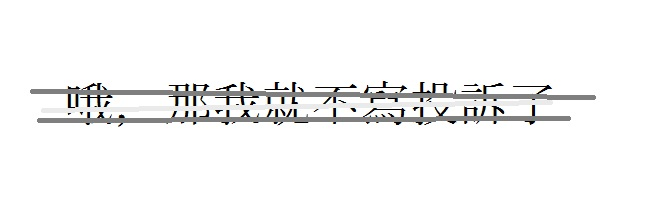
#> input picture images/lab4.png, 646 x 220 px
$ python lab4_Staroverov.py
#> lines starting #> are read from the running program, lines starting #| are printed output that depends on the picture; after the words box and inside, x2 and y2 are one past the last pixel; in counts of white or black regions, pixels touching at a corner belong together
# -*- coding: utf-8 -*-
"""
Created on Sun Sep 22 16:54:42 2024

@author: iliys
"""

import sys
import matplotlib.pyplot as plt
import cv2 as cv
import numpy as np

plt.rcParams["figure.figsize"] = [6, 4]

image1 = cv.imread('../images/lab4.png')
#> image1 is the input picture: shape (220, 646, 3); mean B, G, R 245.2, 245.3, 245.3
rgb_image1 = cv.cvtColor(image1, cv.COLOR_BGR2RGB)
hsv_image1 = cv.cvtColor(image1, cv.COLOR_BGR2HSV)
#> hsv_image1: shape (220, 646, 3); mean H, S, V 10.5, 4.6, 245.9
gray_image1 = cv.cvtColor(image1, cv.COLOR_BGR2GRAY)

range = [0, 256]

gs = plt.GridSpec(1, 2)
plt.figure(figsize=(10, 8))
plt.subplot(gs[0])
plt.imshow(gray_image1, cmap='gray')
plt.xticks([]), plt.yticks([])
plt.subplot(gs[1])
plt.hist(gray_image1.reshape(-1), 256, range)
plt.show()
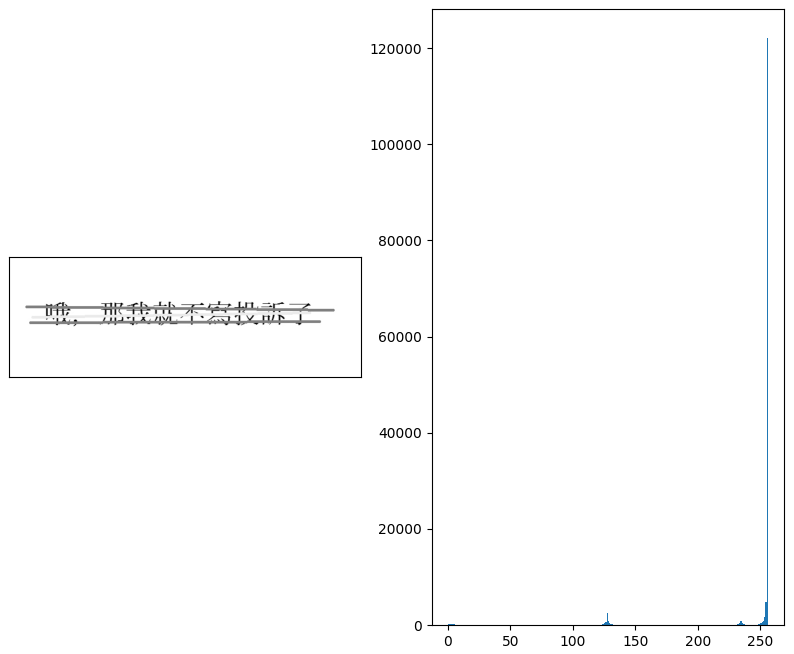
#> figure drawn by matplotlib, 2 panels; panel 2: tallest bar 122042 high, from x = 255 to 256

# Определение порогов для полос
lower_dark = 122
upper_dark = 131
lower_bright = 230
upper_bright = 240

# Создание маски для темных полос
mask_dark = cv.inRange(gray_image1, lower_dark, upper_dark)
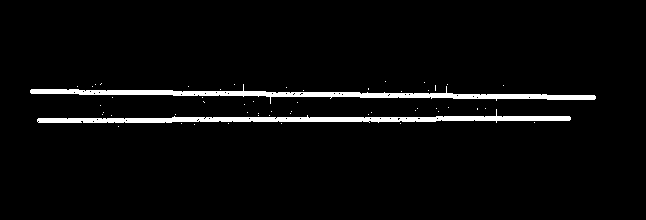
#> mask_dark: shape (220, 646); 3.9% white; 53 white regions (51 under 20 px), largest, box (x1, y1, x2, y2) and area: (30, 84, 596, 104) 2809, (37, 109, 571, 123) 2624
# Создание маски для светлых полос
mask_bright = cv.inRange(gray_image1, lower_bright, upper_bright)
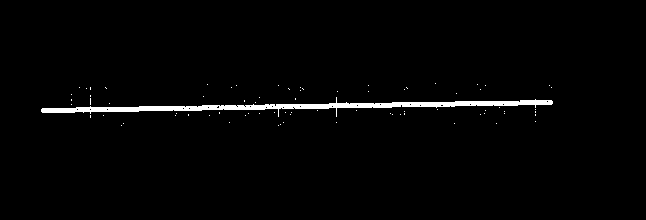
#> mask_bright: shape (220, 646); 1.9% white; 77 white regions (76 under 20 px), largest, box (x1, y1, x2, y2) and area: (41, 97, 553, 117) 2538

# Объединение масок
mask = cv.bitwise_or(mask_dark, mask_bright)
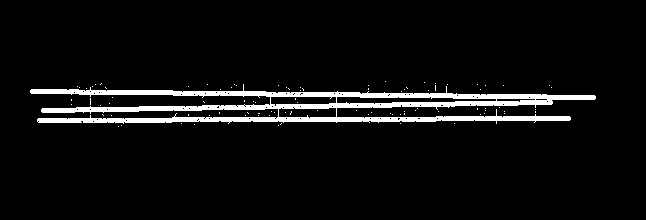
#> mask: shape (220, 646); 5.7% white; 93 white regions (92 under 20 px), largest, box (x1, y1, x2, y2) and area: (30, 84, 596, 124) 8004

# Морфологические операции для расширения маски
kernel = np.ones((2, 2), np.uint8)
mask_dilated = cv.dilate(mask, kernel, iterations=1)
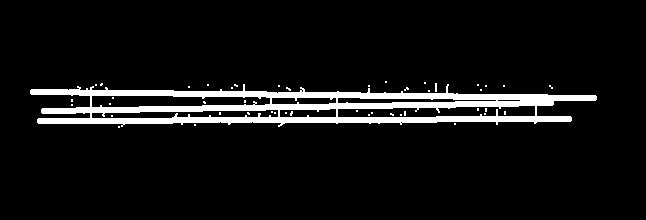
#> mask_dilated: shape (220, 646); 7.3% white; 46 white regions (45 under 20 px), largest, box (x1, y1, x2, y2) and area: (30, 84, 597, 127) 10087

# Инвертирование маски для использования в inpainting
mask_inv = cv.bitwise_not(mask_dilated)

# Восстановление изображения с использованием inpaint
restored_image = cv.inpaint(gray_image1, mask_dilated, inpaintRadius=2, flags=cv.INPAINT_TELEA)
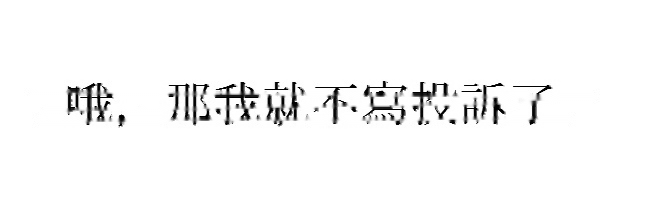
#> restored_image: shape (220, 646); min 0, max 255, mean 247.7

plt.figure(figsize=(15, 8))
gs = plt.GridSpec(1, 3)

titles = ['Исходное изображение', 'Маска полос', 'Восстановленное изображение']
images = [gray_image1, mask_dilated, restored_image]

for i in np.arange(len(images)):
    plt.subplot(gs[i])
    plt.xticks([]), plt.yticks([])
    plt.title(titles[i])
    plt.imshow(images[i], cmap='gray')
#> this loop made 3 passes

plt.show()

$ run again, with images/lab3.png copied over images/lab4.png
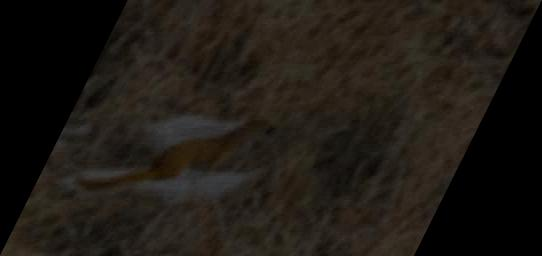
#> input picture images/lab3.png, 542 x 256 px
#> image1 is the input picture: shape (256, 542, 3); mean B, G, R 20.4, 26.1, 31
#> hsv_image1: shape (256, 542, 3); mean H, S, V 15.1, 72.9, 31
#> `plt.show()`:
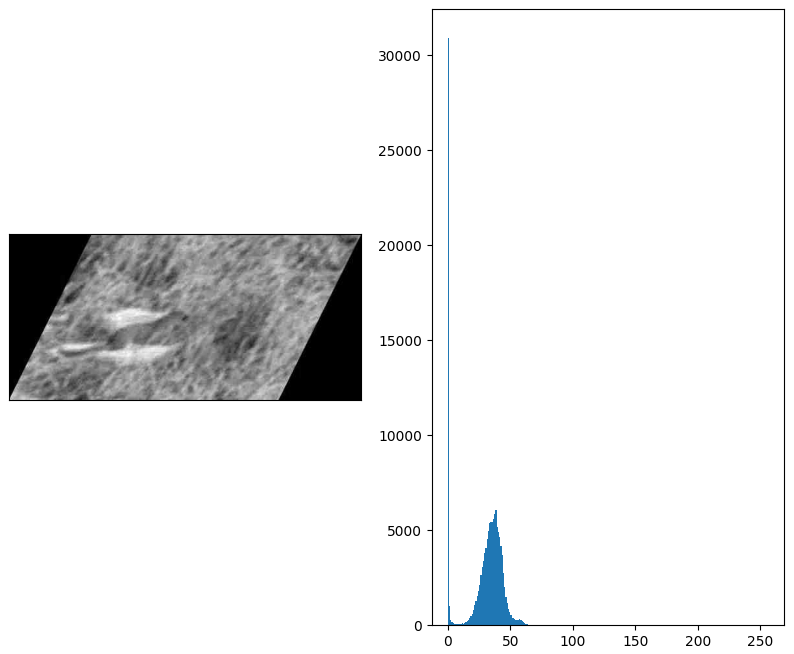
#> figure drawn by matplotlib, 2 panels; panel 2: tallest bar 30892 high, from x = 0 to 1
#> mask_dark: shape (256, 542); every value is 0
#> mask_inv: shape (256, 542); every value is 255
#> the loop `for i in np.arange(len(images)):` made 3 passes
#> `plt.show()`:
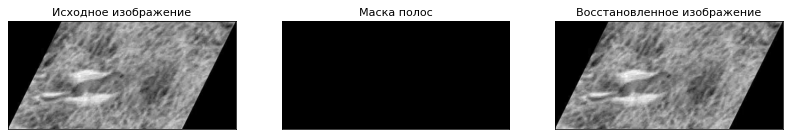
#> figure drawn by matplotlib, 3 panels

$ run again, with images/lab5.png copied over images/lab4.png
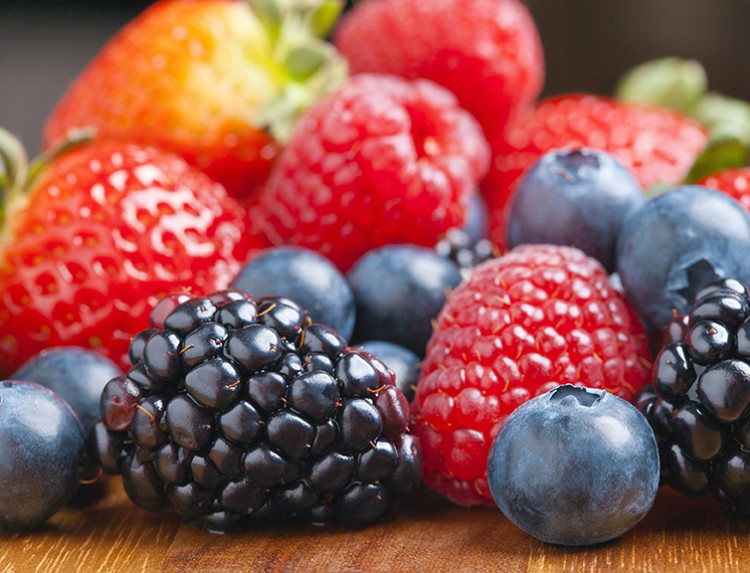
#> input picture images/lab5.png, 750 x 573 px
#> image1 is the input picture: shape (573, 750, 3); mean B, G, R 82.7, 87.1, 146.4
#> hsv_image1: shape (573, 750, 3); mean H, S, V 86.6, 121.9, 153.8
#> `mask_dark = cv.inRange(gray_image1, lower_dark, upper_dark)`:
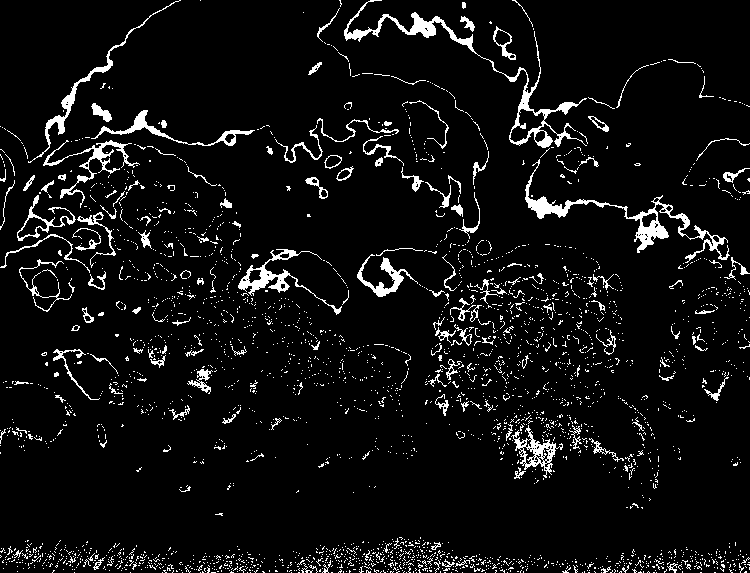
#> mask_dark: shape (573, 750); 6.2% white in thin lines or dots
#> mask_bright: shape (573, 750); 0.91% white; 212 white regions (180 under 20 px), largest, box (x1, y1, x2, y2) and area: (230, 47, 266, 88) 537, (229, 10, 258, 38) 414, (165, 213, 209, 231) 273
#> mask: shape (573, 750); 7.1% white; 3048 white regions (2851 under 20 px), largest, box (x1, y1, x2, y2) and area: (344, 0, 587, 148) 2412, (525, 159, 730, 263) 2133, (238, 249, 342, 315) 1001
#> `mask_dilated = cv.dilate(mask, kernel, iterations=1)`:
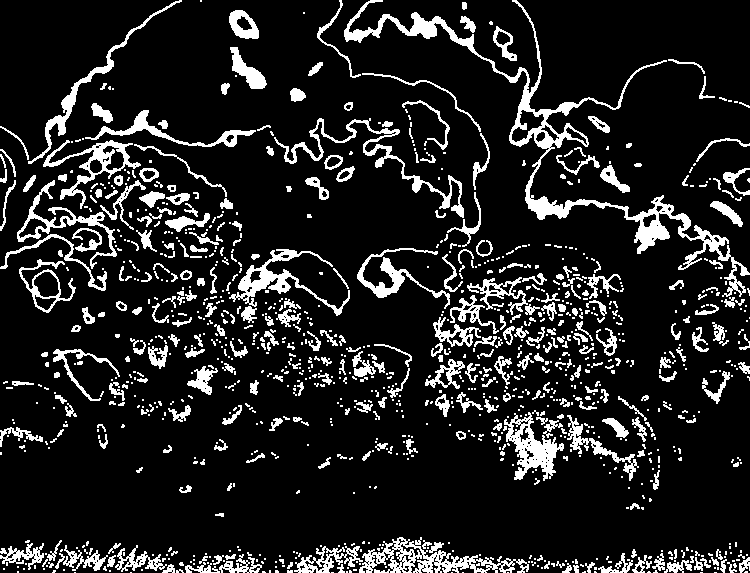
#> mask_dilated: shape (573, 750); 13.5% white; 1133 white regions (787 under 20 px), largest, box (x1, y1, x2, y2) and area: (344, 0, 750, 297) 7140, (359, 537, 529, 573) 2196, (274, 118, 464, 218) 1788
#> the loop `for i in np.arange(len(images)):` made 3 passes

$ run again, with images/acircles_pattern.png copied over images/lab4.png
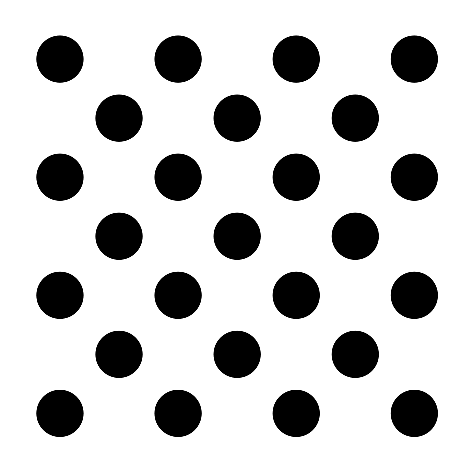
#> input picture images/acircles_pattern.png, 474 x 474 px
#> image1 is the input picture: shape (474, 474, 3); min 0, max 255, mean 205.3
#> hsv_image1: shape (474, 474, 3); mean H, S, V 0, 0, 205.3
#> `mask_dark = cv.inRange(gray_image1, lower_dark, upper_dark)`:
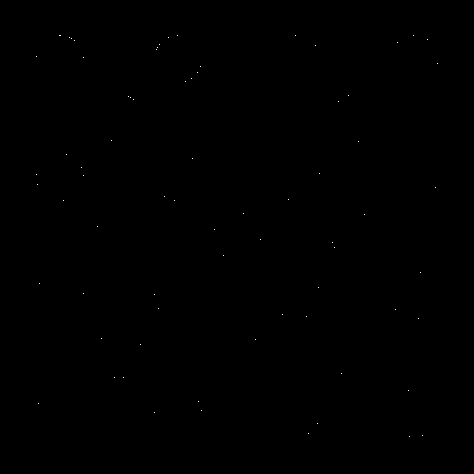
#> mask_dark: shape (474, 474); 0.03% white in thin lines or dots, all inside (x1, y1, x2, y2) = (36, 35, 438, 437)
#> mask_bright: shape (474, 474); 0.05% white in thin lines or dots, all inside (x1, y1, x2, y2) = (37, 35, 438, 437)
#> `mask_dilated = cv.dilate(mask, kernel, iterations=1)`:
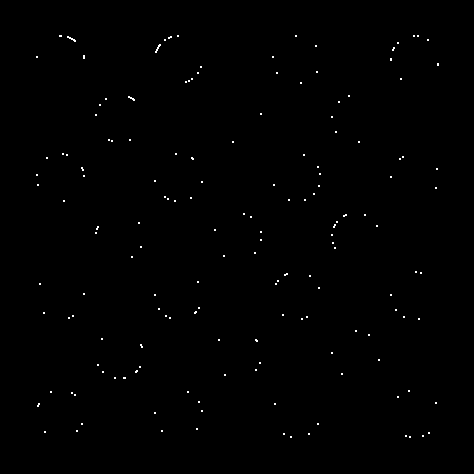
#> mask_dilated: shape (474, 474); 0.33% white in thin lines or dots, all inside (x1, y1, x2, y2) = (36, 35, 439, 438)
#> the loop `for i in np.arange(len(images)):` made 3 passes
